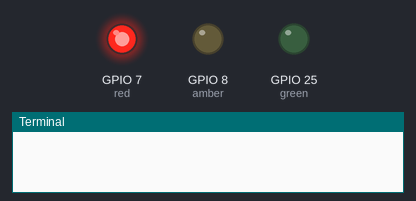
Simulated run of this program. Board: Raspberry Pi (BCM pin numbers). Parts: output pins drawn as LEDs (lit = HIGH), the last lines printed to the terminal. Requests to the public web service named in the program get a made-up reply in its usual format after 0.4 s (London, UTC, broken clouds, 64 % humidity, 1013 hPa unless stated).

Above: at 0.1 s.
At 60.9 s:
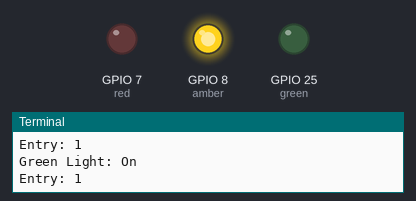
At 111.7 s:
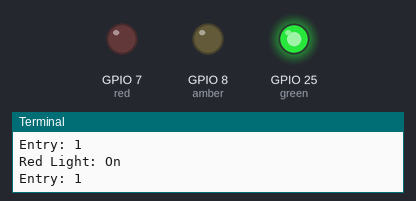
Timing chart, 0 to 113.2 s (numbered marks = the images above):
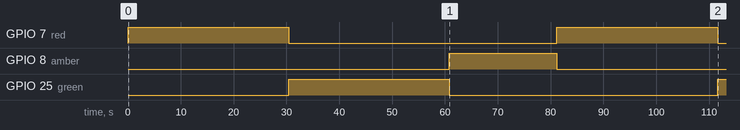

The program:

traffic_light_A_part.py
```python
from gpiozero import TrafficLights
from time import sleep
import requests

key = ""

def updateData(redStatus, greenStatus, amberStatus):
    x = requests.get(f"https://api.thingspeak.com/update?api_key=" + key + "&field1=" + greenStatus + "&field2=" + amberStatus + "&field3=" + redStatus)
    if (x.status_code == 200):
        if (redStatus == "1"):
            print("Red Light: On")
        elif (greenStatus == "1"):
            print("Green Light: On")
        elif (amberStatus == "1"):
            print("Amber Light: On")
        print(F"Entry: "+ x.text)
    else:
        print(f"Failed to update, Response: {x.status_code}")

if __name__ == "__main__":
    # Option 1: With TrafficLights
    lights = TrafficLights(7, 8, 25) # Red, Amber, Green
    while True:
        # Red light on and off
        lights.red.on()
        updateData("1", "0", "0")
        sleep(30)

        # Green light on and off
        lights.red.off()
        lights.green.on()
        updateData("0", "1", "0")
        sleep(30)

        # Amber light on and off
        lights.green.off()
        lights.amber.on()
        updateData("0", "0", "1")
        sleep(20)
        lights.amber.off()

# Option 2: With Three Different LEDs
# red = LED(7)
# yellow = LED(8)
# green = LED(25)

# leds = [red, green, yellow]
# while True:
#     for led in leds:
#         led.on()
#         if (led == yellow):
#             sleep(20)
#         else:
#             sleep(30)
#         led.off()
```

Measured:
- by itself, GPIO 7 (red): alternates HIGH for 30.4 s and LOW for 50.8 s
- by itself, GPIO 8 (amber): LOW → HIGH at 60.8 s, → LOW 20.4 s later
- by itself, GPIO 25 (green): LOW → HIGH at 30.4 s, → LOW 30.4 s later, → HIGH 50.8 s later
